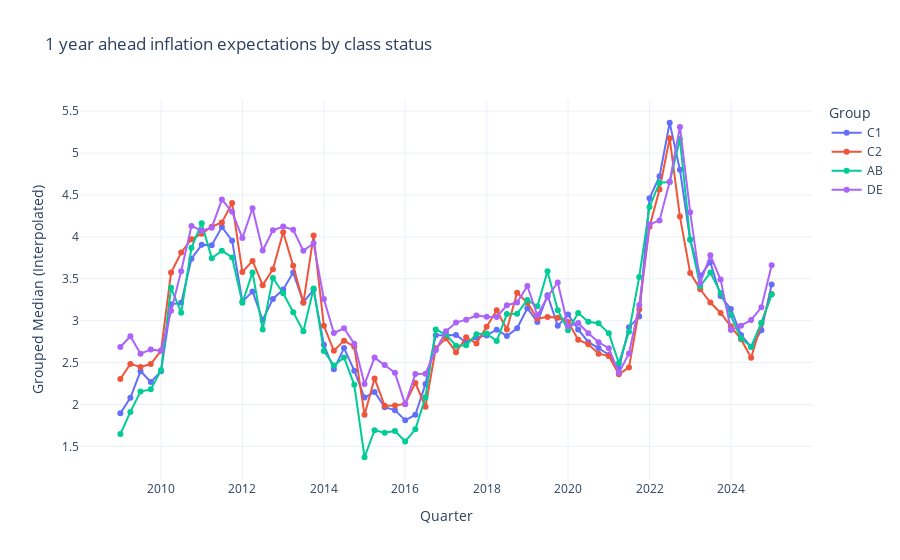

Notebook cell for this chart:
### Code cell
class_mapping = {
    "1": "AB",
    "2": "C1",
    "3": "C2",
    "4": "DE"    
}

plot_question_medians(median_dfs[0], class_mapping, '1 year ahead inflation expectations by class status')
